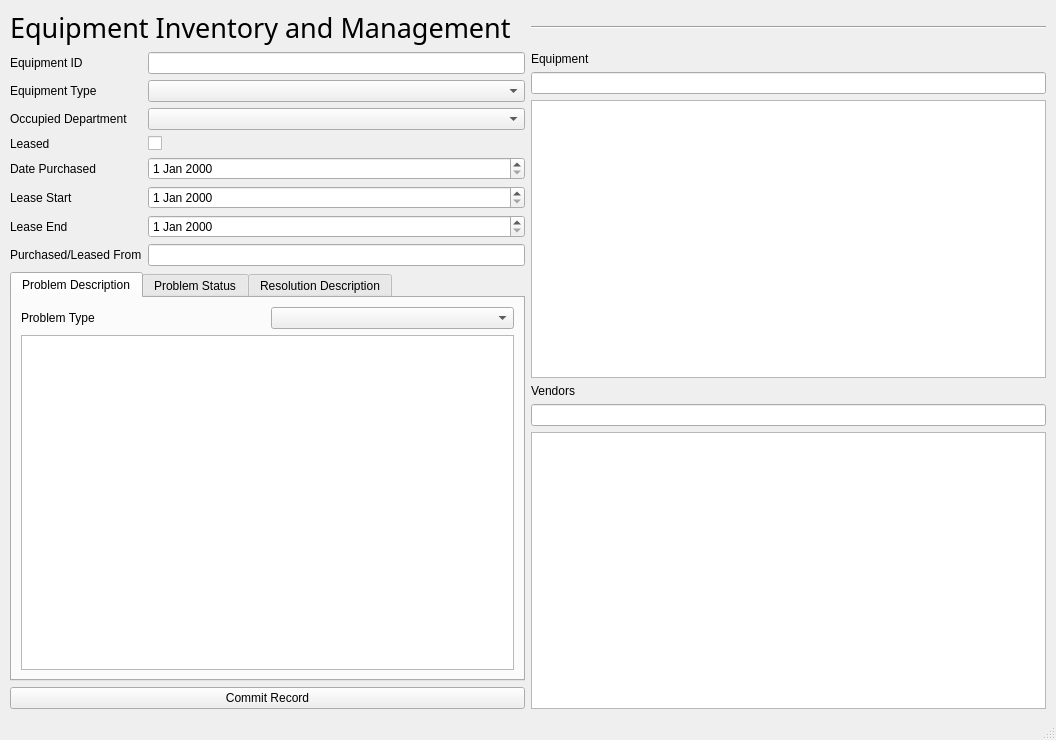
<?xml version="1.0" encoding="UTF-8"?>
<ui version="4.0">
 <class>MainWindow</class>
 <widget class="QMainWindow" name="MainWindow">
  <property name="geometry">
   <rect>
    <x>0</x>
    <y>0</y>
    <width>1056</width>
    <height>740</height>
   </rect>
  </property>
  <property name="windowTitle">
   <string>MainWindow</string>
  </property>
  <widget class="QWidget" name="eprwidget">
   <property name="enabled">
    <bool>true</bool>
   </property>
   <property name="autoFillBackground">
    <bool>false</bool>
   </property>
   <layout class="QVBoxLayout" name="verticalLayout_6">
    <property name="leftMargin">
     <number>10</number>
    </property>
    <property name="rightMargin">
     <number>10</number>
    </property>
    <item>
     <layout class="QHBoxLayout" name="horizontalLayout_2">
      <item>
       <widget class="QLabel" name="label_2">
        <property name="font">
         <font>
          <family>Segoe Print</family>
          <pointsize>20</pointsize>
         </font>
        </property>
        <property name="text">
         <string>Equipment Inventory and Management</string>
        </property>
       </widget>
      </item>
      <item>
       <widget class="Line" name="line">
        <property name="orientation">
         <enum>Qt::Horizontal</enum>
        </property>
       </widget>
      </item>
     </layout>
    </item>
    <item>
     <layout class="QHBoxLayout" name="horizontalLayout_3">
      <item>
       <layout class="QVBoxLayout" name="verticalLayout_4">
        <item>
         <layout class="QFormLayout" name="formLayout">
          <item row="0" column="0">
           <widget class="QLabel" name="equipmentIDLabel">
            <property name="text">
             <string>Equipment ID</string>
            </property>
           </widget>
          </item>
          <item row="0" column="1">
           <widget class="QLineEdit" name="equipmentIDLineEdit"/>
          </item>
          <item row="1" column="0">
           <widget class="QLabel" name="equipmentTypeLabel">
            <property name="text">
             <string>Equipment Type</string>
            </property>
           </widget>
          </item>
          <item row="1" column="1">
           <widget class="QComboBox" name="equipmentTypeComboBox"/>
          </item>
          <item row="2" column="0">
           <widget class="QLabel" name="occupiedDepartmentLabel">
            <property name="text">
             <string>Occupied Department</string>
            </property>
           </widget>
          </item>
          <item row="2" column="1">
           <widget class="QComboBox" name="occupiedDepartmentComboBox"/>
          </item>
          <item row="3" column="0">
           <widget class="QLabel" name="leasedLabel">
            <property name="text">
             <string>Leased</string>
            </property>
           </widget>
          </item>
          <item row="3" column="1">
           <widget class="QCheckBox" name="leasedCheckBox"/>
          </item>
          <item row="4" column="0">
           <widget class="QLabel" name="datePurchasedLabel">
            <property name="text">
             <string>Date Purchased</string>
            </property>
           </widget>
          </item>
          <item row="4" column="1">
           <widget class="QDateEdit" name="datePurchasedDateEdit"/>
          </item>
          <item row="5" column="0">
           <widget class="QLabel" name="leaseStartLabel">
            <property name="text">
             <string>Lease Start</string>
            </property>
           </widget>
          </item>
          <item row="5" column="1">
           <widget class="QDateEdit" name="leaseStartDateEdit"/>
          </item>
          <item row="6" column="0">
           <widget class="QLabel" name="leaseEndLabel">
            <property name="text">
             <string>Lease End</string>
            </property>
           </widget>
          </item>
          <item row="6" column="1">
           <widget class="QDateEdit" name="leaseEndDateEdit"/>
          </item>
          <item row="7" column="0">
           <widget class="QLabel" name="purchasedLeasedFromLabel">
            <property name="text">
             <string>Purchased/Leased From</string>
            </property>
           </widget>
          </item>
          <item row="7" column="1">
           <widget class="QLineEdit" name="purchasedLeasedFromLineEdit"/>
          </item>
         </layout>
        </item>
        <item>
         <widget class="QTabWidget" name="tabWidget">
          <property name="currentIndex">
           <number>0</number>
          </property>
          <widget class="QWidget" name="tab1">
           <attribute name="title">
            <string>Problem Description</string>
           </attribute>
           <layout class="QVBoxLayout" name="verticalLayout">
            <item>
             <layout class="QHBoxLayout" name="horizontalLayout">
              <item>
               <widget class="QLabel" name="label">
                <property name="text">
                 <string>Problem Type</string>
                </property>
               </widget>
              </item>
              <item>
               <widget class="QComboBox" name="comboBox"/>
              </item>
             </layout>
            </item>
            <item>
             <widget class="QTextEdit" name="textEdit"/>
            </item>
           </layout>
          </widget>
          <widget class="QWidget" name="tab">
           <attribute name="title">
            <string>Problem Status</string>
           </attribute>
           <layout class="QVBoxLayout" name="verticalLayout_3">
            <item>
             <widget class="QTextEdit" name="textEdit_2"/>
            </item>
           </layout>
          </widget>
          <widget class="QWidget" name="tab_2">
           <attribute name="title">
            <string>Resolution Description</string>
           </attribute>
           <layout class="QVBoxLayout" name="verticalLayout_2">
            <item>
             <widget class="QTextBrowser" name="textBrowser"/>
            </item>
           </layout>
          </widget>
         </widget>
        </item>
        <item>
         <widget class="QPushButton" name="pushButton">
          <property name="text">
           <string>Commit Record</string>
          </property>
         </widget>
        </item>
       </layout>
      </item>
      <item>
       <layout class="QVBoxLayout" name="verticalLayout_5">
        <item>
         <widget class="QLabel" name="label_3">
          <property name="text">
           <string>Equipment</string>
          </property>
         </widget>
        </item>
        <item>
         <widget class="QLineEdit" name="lineEdit"/>
        </item>
        <item>
         <widget class="QTableView" name="tableView"/>
        </item>
        <item>
         <widget class="QLabel" name="label_4">
          <property name="text">
           <string>Vendors</string>
          </property>
         </widget>
        </item>
        <item>
         <widget class="QLineEdit" name="lineEdit_2"/>
        </item>
        <item>
         <widget class="QTableView" name="tableView_2"/>
        </item>
       </layout>
      </item>
     </layout>
    </item>
   </layout>
  </widget>
  <widget class="QStatusBar" name="statusbar"/>
  <action name="actionHelp_Page">
   <property name="text">
    <string>Help Page</string>
   </property>
  </action>
  <action name="actionAdministrator_Login">
   <property name="enabled">
    <bool>true</bool>
   </property>
   <property name="text">
    <string>User Management</string>
   </property>
  </action>
  <action name="actionElectronic_Patient_Record">
   <property name="text">
    <string>Electronic Patient Record</string>
   </property>
  </action>
  <action name="actionPhysician_Scheduler">
   <property name="text">
    <string>Physician Scheduler</string>
   </property>
  </action>
  <action name="actionLab_Order_Tracking">
   <property name="text">
    <string>Lab Order Tracking</string>
   </property>
  </action>
  <action name="actionPharmacy_Order_Tracking">
   <property name="text">
    <string>Pharmacy Order Tracking</string>
   </property>
  </action>
  <action name="actionInsurance_Billing">
   <property name="text">
    <string>Insurance Billing</string>
   </property>
  </action>
  <action name="actionEquipment_Inventory_and_Maintenance">
   <property name="text">
    <string>Equipment Inventory and Maintenance</string>
   </property>
  </action>
  <action name="actionPrint">
   <property name="text">
    <string>Print</string>
   </property>
  </action>
 </widget>
 <resources/>
 <connections/>
</ui>
